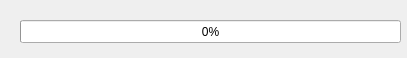
<?xml version="1.0" encoding="UTF-8"?>
<ui version="4.0">
 <class>Dialog</class>
 <widget class="QDialog" name="Dialog">
  <property name="geometry">
   <rect>
    <x>0</x>
    <y>0</y>
    <width>407</width>
    <height>58</height>
   </rect>
  </property>
  <property name="windowTitle">
   <string>Progress</string>
  </property>
  <widget class="QProgressBar" name="progressBar">
   <property name="geometry">
    <rect>
     <x>20</x>
     <y>20</y>
     <width>381</width>
     <height>23</height>
    </rect>
   </property>
   <property name="value">
    <number>0</number>
   </property>
  </widget>
 </widget>
 <resources/>
 <connections/>
</ui>
